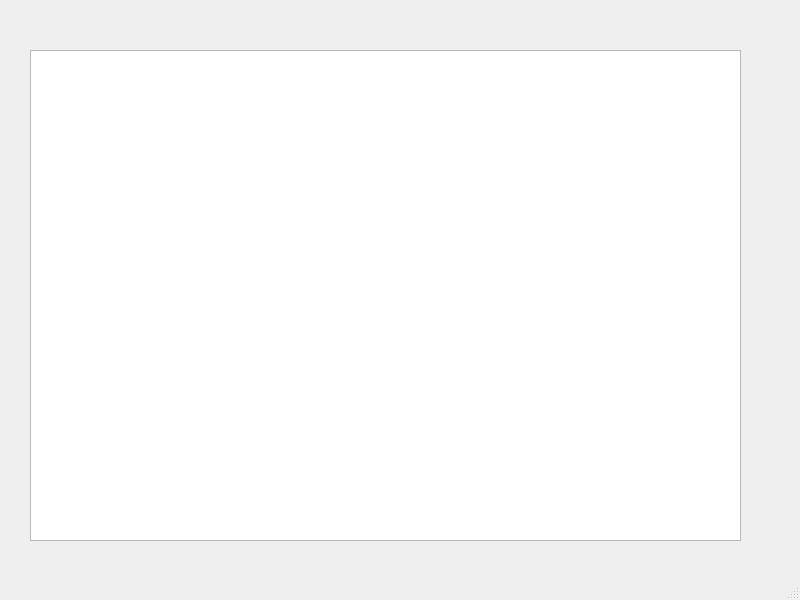
<?xml version="1.0" encoding="UTF-8"?>
<ui version="4.0">
 <class>MainWindow</class>
 <widget class="QMainWindow" name="MainWindow">
  <property name="geometry">
   <rect>
    <x>0</x>
    <y>0</y>
    <width>800</width>
    <height>600</height>
   </rect>
  </property>
  <property name="windowTitle">
   <string>MainWindow</string>
  </property>
  <widget class="QWidget" name="centralwidget">
   <widget class="QGraphicsView" name="graphicsView">
    <property name="geometry">
     <rect>
      <x>30</x>
      <y>50</y>
      <width>711</width>
      <height>491</height>
     </rect>
    </property>
   </widget>
  </widget>
  <widget class="QMenuBar" name="menubar">
   <property name="geometry">
    <rect>
     <x>0</x>
     <y>0</y>
     <width>800</width>
     <height>26</height>
    </rect>
   </property>
  </widget>
  <widget class="QStatusBar" name="statusbar"/>
 </widget>
 <resources/>
 <connections/>
</ui>
